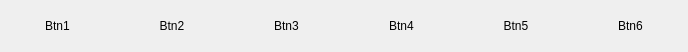
<?xml version="1.0" encoding="UTF-8"?>
<ui version="4.0">
 <class>Form</class>
 <widget class="QWidget" name="Form">
  <property name="geometry">
   <rect>
    <x>0</x>
    <y>0</y>
    <width>688</width>
    <height>52</height>
   </rect>
  </property>
  <property name="sizePolicy">
   <sizepolicy hsizetype="MinimumExpanding" vsizetype="MinimumExpanding">
    <horstretch>0</horstretch>
    <verstretch>0</verstretch>
   </sizepolicy>
  </property>
  <property name="windowTitle">
   <string>Form</string>
  </property>
  <property name="styleSheet">
   <string notr="true">/* Definit l'arrondi des angles du conteneur principal */
QWidget#Form {
    border-radius: 20px;
}

/* Style de base des boutons : suppression des bordures et fond transparent */
QToolButton {
    border: none;
    background: transparent;
}

/* Restauration de l'outil actif pour compenser l'absence de bordure */
QToolButton:checked {
    /* Fond bleu acier plus prononce pour l'outil selectionne */
    background-color: rgba(100, 150, 200, 0.4);
}

/* Modification de l'apparence lors du survol de la souris */
QToolButton:hover {
    /* Application d'une couleur de fond bleu-gris semi-transparente */
    background-color: rgba(100, 150, 200, 0.2);
}

/* Etat combine : outil selectionne ET survole */
QToolButton:checked:hover {
    background-color: rgba(100, 150, 200, 0.5);
}</string>
  </property>
  <layout class="QHBoxLayout" name="horizontalLayout_2">
   <property name="spacing">
    <number>0</number>
   </property>
   <property name="leftMargin">
    <number>0</number>
   </property>
   <property name="topMargin">
    <number>0</number>
   </property>
   <property name="rightMargin">
    <number>0</number>
   </property>
   <property name="bottomMargin">
    <number>0</number>
   </property>
   <item>
    <layout class="QGridLayout" name="gridLayout_1">
     <property name="spacing">
      <number>5</number>
     </property>
     <item row="0" column="0">
      <widget class="QToolButton" name="toolButton_1">
       <property name="sizePolicy">
        <sizepolicy hsizetype="Minimum" vsizetype="Minimum">
         <horstretch>0</horstretch>
         <verstretch>0</verstretch>
        </sizepolicy>
       </property>
       <property name="minimumSize">
        <size>
         <width>32</width>
         <height>32</height>
        </size>
       </property>
       <property name="maximumSize">
        <size>
         <width>16777215</width>
         <height>16777215</height>
        </size>
       </property>
       <property name="text">
        <string>Btn1</string>
       </property>
       <property name="iconSize">
        <size>
         <width>40</width>
         <height>40</height>
        </size>
       </property>
      </widget>
     </item>
    </layout>
   </item>
   <item>
    <layout class="QHBoxLayout" name="horizontalLayout">
     <property name="spacing">
      <number>5</number>
     </property>
     <item>
      <widget class="QToolButton" name="toolButton_2">
       <property name="sizePolicy">
        <sizepolicy hsizetype="Minimum" vsizetype="Minimum">
         <horstretch>0</horstretch>
         <verstretch>0</verstretch>
        </sizepolicy>
       </property>
       <property name="minimumSize">
        <size>
         <width>32</width>
         <height>32</height>
        </size>
       </property>
       <property name="maximumSize">
        <size>
         <width>16777215</width>
         <height>16777215</height>
        </size>
       </property>
       <property name="text">
        <string>Btn2</string>
       </property>
       <property name="iconSize">
        <size>
         <width>40</width>
         <height>40</height>
        </size>
       </property>
      </widget>
     </item>
    </layout>
   </item>
   <item>
    <layout class="QGridLayout" name="gridLayout_3">
     <property name="spacing">
      <number>5</number>
     </property>
     <item row="0" column="0">
      <widget class="QToolButton" name="toolButton_3">
       <property name="sizePolicy">
        <sizepolicy hsizetype="Minimum" vsizetype="Minimum">
         <horstretch>0</horstretch>
         <verstretch>0</verstretch>
        </sizepolicy>
       </property>
       <property name="minimumSize">
        <size>
         <width>32</width>
         <height>32</height>
        </size>
       </property>
       <property name="maximumSize">
        <size>
         <width>16777215</width>
         <height>16777215</height>
        </size>
       </property>
       <property name="text">
        <string>Btn3</string>
       </property>
       <property name="iconSize">
        <size>
         <width>40</width>
         <height>40</height>
        </size>
       </property>
      </widget>
     </item>
    </layout>
   </item>
   <item>
    <layout class="QGridLayout" name="gridLayout_4">
     <property name="spacing">
      <number>5</number>
     </property>
     <item row="0" column="0">
      <widget class="QToolButton" name="toolButton_4">
       <property name="sizePolicy">
        <sizepolicy hsizetype="Minimum" vsizetype="Minimum">
         <horstretch>0</horstretch>
         <verstretch>0</verstretch>
        </sizepolicy>
       </property>
       <property name="minimumSize">
        <size>
         <width>32</width>
         <height>32</height>
        </size>
       </property>
       <property name="maximumSize">
        <size>
         <width>16777215</width>
         <height>16777215</height>
        </size>
       </property>
       <property name="text">
        <string>Btn4</string>
       </property>
       <property name="iconSize">
        <size>
         <width>40</width>
         <height>40</height>
        </size>
       </property>
      </widget>
     </item>
    </layout>
   </item>
   <item>
    <layout class="QGridLayout" name="gridLayout_5">
     <property name="spacing">
      <number>5</number>
     </property>
     <item row="0" column="0">
      <widget class="QToolButton" name="toolButton_5">
       <property name="sizePolicy">
        <sizepolicy hsizetype="Minimum" vsizetype="Minimum">
         <horstretch>0</horstretch>
         <verstretch>0</verstretch>
        </sizepolicy>
       </property>
       <property name="minimumSize">
        <size>
         <width>32</width>
         <height>32</height>
        </size>
       </property>
       <property name="maximumSize">
        <size>
         <width>16777215</width>
         <height>16777215</height>
        </size>
       </property>
       <property name="text">
        <string>Btn5</string>
       </property>
       <property name="iconSize">
        <size>
         <width>40</width>
         <height>40</height>
        </size>
       </property>
      </widget>
     </item>
    </layout>
   </item>
   <item>
    <layout class="QGridLayout" name="gridLayout_6_">
     <property name="spacing">
      <number>5</number>
     </property>
     <item row="0" column="0">
      <widget class="QToolButton" name="toolButton_6">
       <property name="sizePolicy">
        <sizepolicy hsizetype="Minimum" vsizetype="Minimum">
         <horstretch>0</horstretch>
         <verstretch>0</verstretch>
        </sizepolicy>
       </property>
       <property name="minimumSize">
        <size>
         <width>32</width>
         <height>32</height>
        </size>
       </property>
       <property name="maximumSize">
        <size>
         <width>16777215</width>
         <height>16777215</height>
        </size>
       </property>
       <property name="text">
        <string>Btn6</string>
       </property>
       <property name="iconSize">
        <size>
         <width>40</width>
         <height>40</height>
        </size>
       </property>
      </widget>
     </item>
    </layout>
   </item>
  </layout>
 </widget>
 <resources/>
 <connections/>
</ui>
